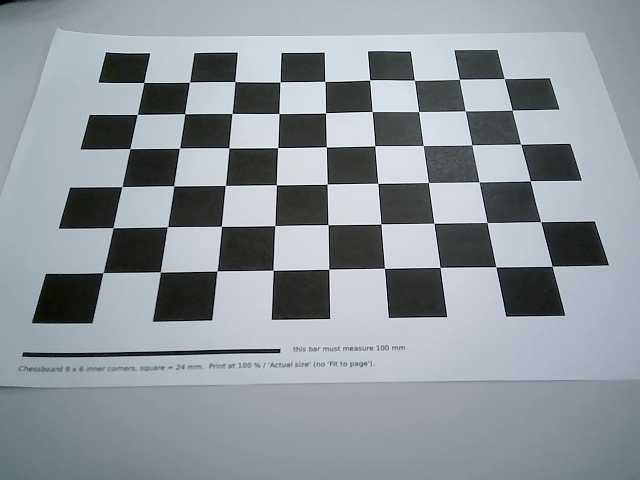
#> input picture problem11c/calib_images/img_01.png, 640 x 480 px
$ python -i vision.py   (imports and definitions only)
#> lines starting #> are read from the running program, lines starting #| are printed output that depends on the picture; after the words box and inside, x2 and y2 are one past the last pixel; in counts of white or black regions, pixels touching at a corner belong together
### problem11c/config.py
"""Problem 11c - all tunable parameters in one place.

Units: millimetres, degrees (converted to radians in code), seconds.
Everything marked CALIBRATE must be checked on the real robot before the
arm is allowed to touch the paper (see the usage notes in line_follower.py).
"""

import os

# ---------------------------------------------------------------------------
# Dynamixel bus (Annex C of the assignment)
# ---------------------------------------------------------------------------
PORT = "COM10"                 # CALIBRATE: port shown by Dynamixel Wizard
BAUDRATE = 1_000_000
PROTOCOL_VERSION = 1.0
DXL_IDS = (1, 2, 3, 4)        # joint 1..4
AX12A_MODEL_NUMBER = 12

# Path to the SDK shipped in this repository (used if dynamixel_sdk is not
# pip-installed).
def _find_sdk():
    """Look for 'Dynamixel Library/.../python/src' in this folder and its parents,
    so the project still works after being moved."""
    here = os.path.dirname(os.path.abspath(__file__))
    rel = os.path.join("Dynamixel Library", "MyRobot", "DynamixelSDK", "python", "src")
    d = here
    while True:
        cand = os.path.join(d, rel)
        if os.path.isdir(cand):
            return cand
        parent = os.path.dirname(d)
        if parent == d:
            return os.path.join(here, rel)          # not found: pip-installed dynamixel_sdk may still work
        d = parent
#> further down, picture is the input picture: shape (480, 640, 3); mean B, G, R 155, 149.4, 141.7


SDK_SRC_DIR = _find_sdk()

# Servo settings written at start-up
COMPLIANCE_MARGIN = 1         # ticks of dead band around the goal
COMPLIANCE_SLOPE = 32         # softer = smoother, 32 is the AX-12A default
PUNCH = 32
TORQUE_LIMIT = 1023           # 0..1023

# ---------------------------------------------------------------------------
# Joint <-> servo mapping
#   ticks = TICKS_CENTER + DIRECTION * (q_deg + OFFSET_DEG) / DEG_PER_TICK
# q = 0 is the DH zero pose of Figure 1 (arm straight up).
# ---------------------------------------------------------------------------
TICKS_CENTER = 512            # 150 deg on the AX-12A scale
DEG_PER_TICK = 300.0 / 1023.0
JOINT_DIRECTION = (1, 1, 1, 1)        # CALIBRATE: python calibrate_robot.py writes these
JOINT_OFFSET_DEG = (0, 0, 0, 0)  # CALIBRATE: (direction + straight-up offset)

# Software joint limits (DH angles, degrees). The AX-12A itself is +-150.
JOINT_LIMITS_DEG = ((-90, 90),
                    (-125, 125),
                    (-140, 140),
                    (-100.0, 85.0))   # joint 4: measured range -114.3..90.5 (calibrate_robot.py
                                      # step 1b, 2026-11-23) minus ~14/5 deg safety margin:
                                      # at -114 the servo pressed on its stop and did not move

LIMIT_TOLERANCE_DEG = 1.0     # a computed pose may exceed the limits above by this much (rounding)

# AX-12A moving speed: 1 unit = 0.111 rpm = 0.666 deg/s. 0 means "maximum",
# so the code never sends 0.
SPEED_UNIT_DEG_S = 0.111 * 6.0

# ---------------------------------------------------------------------------
# Geometry (Figure 1, DH table from Problem 1)
#   i  theta        d    a    alpha
#   1  q1           50   0    pi/2
#   2  q2 + pi/2    0    93   0
#   3  q3           0    93   0
#   4  q4           0    50   0
# ---------------------------------------------------------------------------
BASE_HEIGHT = 50.0
L2 = 93.0
L3 = 93.0
L4 = 50.0                     # CALIBRATE: real stylus length
CAMERA_OFFSET_F4 = (0.0, 0.0, 0.0)    # camera lens (frame 5 origin) expressed in frame 4
# ^ ASSUMED (not measured yet): lens at the end of the last link. Observed on
#   the robot: putting the frame 4 origin on the dot put the lens on the dot.
#   Figure 1 value was (-15.0, 45.0, 0.0). Measure: calibrate_robot.py --tool

# The STYLUS as a tool fixed to the last link: tip position and pointing
# direction expressed in frame 4. Frame 4 origin = 50 mm (L4) from the wrist
# axis along the last link; with the arm straight up: x4 = up, y4 = backward,
# z4 = robot's right. Figure 1 = tip at the frame 4 origin, pointing along x4.
# MEASURE YOUR ROBOT: python calibrate_robot.py --tool  (writes these values
# and CAMERA_OFFSET_F4 from a few ruler measurements).
TOOL_TIP_IN_F4 = (80.0, 0.0, 0.0)   # stylus tip 130 mm from the wrist axis (13 cm stylus, 2026-11-24) = 80 mm past frame 4 ...
TOOL_DIR_IN_F4 = (1.0, 0.0, 0.0)    # ... stylus pointing the same way as the lens
# (Figure 1 stylus would be TOOL_TIP_IN_F4 = (0, 0, 0), TOOL_DIR_IN_F4 = (1, 0, 0).)
# No stylus mounted yet? Run line_follower.py with --dry: the line is traced
# with the (imagined) stylus tip DRY_HOVER_MM above the paper and nothing touches.
DRY_HOVER_MM = 15.0

# Camera optical frame expressed in frame 5: the direction the lens looks
# (optical axis z_c), the image "right" (x_c) and image "down" (y_c) directions.
# Frame 5 = frame 4 orientation: x = along the stylus, y = in the arm plane,
# z = sideways. CALIBRATE: python calibrate_robot.py writes these three.
CAMERA_OPTICAL_AXIS_IN_F5 = (1, 0, 0)
CAMERA_IMAGE_RIGHT_IN_F5 = (0, 0, 1)    # image right = robot right (fixed 2026-11-23 from debug/view_01.png)
CAMERA_IMAGE_DOWN_IN_F5 = (0, -1, 0)    # image bottom = towards the robot
# Small tilt of the camera on its mount (deg, about the image right / down /
# optical axes). MEASURED: python line_follower.py --check-camera, then for 3-4
# marks: click, t, move the stylus onto the mark with w/a/s/d, g; then f.
CAMERA_FIX_DEG = (22.84, 0.96, 0.0)   # measured 2026-11-24 (roll -16 deg removed: it turned the sheet 15 deg)

# ---------------------------------------------------------------------------
# Camera
# ---------------------------------------------------------------------------
CAMERA_INDEX = 1              # CALIBRATE: 0 is usually the laptop webcam
FRAME_WIDTH = 640
FRAME_HEIGHT = 480
CAMERA_HFOV_DEG = 60.0        # used only if no calibration file exists
CALIBRATION_FILE = os.path.join(os.path.dirname(os.path.abspath(__file__)),
                                "camera_calibration.npz")
# Camera -> stylus correction measured with the stylus itself (line_follower.py
# --teach): applied to every locked line. Delete the file to switch it off.
CORRECTION_FILE = os.path.join(os.path.dirname(os.path.abspath(__file__)), "vision_correction.json")
FRAMES_TO_FLUSH = 2           # after a move, use only frames captured this many frames later
SETTLE_TIME_S = 0.6           # wait after a move before grabbing an image
LOOK_FRAMES = 4               # ... then keep the sharpest of this many fresh frames

# ---------------------------------------------------------------------------
# Work surface
# ---------------------------------------------------------------------------
PAPER_Z = 0.0                 # CALIBRATE: height of the paper in frame 0
PEN_DEPTH = 1.0               # press the stylus this far "into" the paper
HOVER_HEIGHT = 25.0           # approach height above the paper
A4_SIZE_MM = (210.0, 297.0)     # full A4
#A4_SIZE_MM = (105.0, 148.5)     # quarter A4 (A6)
#A4_SIZE_MM = (148.5, 210.0)      # half A4 (A5) - short side first
# Paper height. PROBE_PAPER: before following, the stylus is lowered onto the
# paper at the start dot until it touches; the measured height replaces PAPER_Z
# (accurate to ~1 mm, independent of the camera). ESTIMATE_PAPER_Z: estimate
# the height from the known sheet size in the images instead (assignment
# Hint 2) - noisier (~2-3 mm) and fooled by a wrong camera field of view.
PROBE_PAPER = True
PROBE_SPEED_MM_S = 5.0        # lowering speed while probing
PROBE_RANGE_MM = 35.0         # search this far below PAPER_Z for the paper
PROBE_TRIGGER_MM = 2.0        # contact = tip lags the command by this much more than in free air
ESTIMATE_PAPER_Z = False
PAPER_Z_MAX_CORRECTION_MM = 40.0
PAPER_Z_TOLERANCE_MM = 1.0

# ---------------------------------------------------------------------------
# Motion
# ---------------------------------------------------------------------------
CONTROL_HZ = 25.0             # streaming rate of set-points
JOINT_SPEED_DEG_S = 35.0      # peak joint speed for point-to-point moves
MIN_MOVE_TIME_S = 0.8
SPEED_HEADROOM = 1.3          # commanded servo speed / needed speed
MIN_SERVO_SPEED_DEG_S = 3.0   # never command slower than this: a heavily loaded AX-12A crawling at
                              # 0.7 deg/s sticks and slips (jitter), e.g. at the start of a move
SETTLE_SPEED_DEG_S = 15.0     # after the last set-point of a move the goal is sent again at this
                              # speed, so a joint that lags behind (gravity) settles quickly
SETTLE_TOL_DEG = 2.0          # plus the servo's own "Moving" flag must be clear
STUCK_ERROR_DEG = 10.0        # a joint this far from its goal ...
STUCK_TIME_S = 0.6            # ... that has not moved for this long is BLOCKED -> stop
SETTLE_TIMEOUT_S = 3.0
LINEAR_SPEED_MM_S = 15.0      # approach / retreat
FOLLOW_SPEED_MM_S = 12.0      # speed along the black line
FOLLOW_ACCEL_MM_S2 = 20.0
MAX_JOINT_STEP_DEG = 8.0      # larger jumps between samples => abort

# Stylus pitch (angle of x4 above the horizontal). -90 = pointing straight
# down. The first pitch for which the whole line is reachable is used.
FOLLOW_PITCHES_DEG = (-90, -85, -80, -75, -70, -65, -60)
# The stylus tip is 130 mm from the wrist axis, i.e. ~80 mm in front of the
# camera: tilted 30 deg from vertical the camera is still ~60 mm above the
# paper. Straight down the stylus reaches the paper 30-160 mm from the base,
# at -60 deg 44-240 mm. The first angle that reaches the whole line is used.

# ---------------------------------------------------------------------------
# Search for the A4 sheet (camera positions in frame 0)
# ---------------------------------------------------------------------------
OBSERVE_HEIGHT = 230.0        # max camera height above the paper. Straight down the arm
                              # reaches ~196 mm; tilted ~70-80 deg it reaches 225-239 mm and
                              # one view covers a whole half A4 (~200 x 285 mm or more)
MIN_OBSERVE_HEIGHT = 60.0     # ... lowered in 10 mm steps if unreachable. With the wrist
                              # limited to -10 deg the views end up ~80 mm high, ~50 deg down
OBSERVE_PITCH_DEG = -90.0     # camera looking straight down (preferred) ...
# ... and steeper-to-flatter fallbacks, used automatically when the preferred
# pose needs a joint (usually the wrist, joint 4) beyond JOINT_LIMITS_DEG.
OBSERVE_PITCHES_DEG = (-90.0, -80.0, -70.0, -60.0, -55.0, -50.0, -45.0, -40.0)
HOME_CAMERA_XY = (122.0, 0.0)  # table point the camera looks at first
SEARCH_CAMERA_RADII = (150.0, 105.0)
SEARCH_Q1_DEG = (-60, -40, -20, 0, 20, 40, 60)
PAPER_MIN_AREA_FRACTION = 0.02   # of the image, to count as "paper seen"
# Locking the line: if the first view cuts the line off, a camera pose is
# PLANNED whose single image holds every line point seen so far plus a guessed
# continuation beyond each cut end (usually a farther, flatter view).
LOCK_VIEW_MARGIN_PX = 32.0    # planned view: line centre / dot outline this far inside the image (12 px border + ink + slack)
LOCK_EXTEND_MM = 30.0         # guessed continuation of the line beyond a cut-off end
LOCK_MAX_VIEWS = 4            # planned views before giving up and combining the views
CAMERA_REACH_RADIUS = (70.0, 200.0)  # clip camera targets to this annulus

# ---------------------------------------------------------------------------
# Mapping (mosaic in frame 0 on the plane z = PAPER_Z)
# ---------------------------------------------------------------------------
GRID_RES_MM = 0.5
GRID_X_MM = (-60.0, 300.0)
GRID_Y_MM = (-260.0, 260.0)
IMAGE_BORDER_PX = 12          # ignore image borders (distortion, vignetting)
VIEW_OVERLAP = 0.70           # spacing of mapping views = overlap * footprint
MAX_MAP_VIEWS = 14

# ---------------------------------------------------------------------------
# Image processing
# ---------------------------------------------------------------------------
PAPER_MIN_VALUE = 130         # HSV V of white paper (0..255)
PAPER_MAX_SATURATION = 70     # HSV S of white paper (shaded paper reaches S 45 with this camera: the EDGES separate it from the table)
PAPER_RELATIVE_VALUE = 0.88   # paper threshold: Otsu (paper vs table, ink removed), at most this x paper brightness ...
PAPER_TABLE_CONTRAST = 18     # ... table and paper count as two groups if their brightness differs this much
PAPER_ONLY_RATIO = 0.75       # ... otherwise (only paper in view): this x paper brightness
PAPER_MIN_VALUE_FLOOR = 70    # ... but never darker than this
# Sheet found by its EDGES (robust to shading across the sheet):
PAPER_EDGE_CANNY = (20, 45)   # Canny thresholds on the blurred brightness: the sheet border is a sharp step
PAPER_LENIENT_RATIO = 0.55    # candidate paper: at least this x the paper brightness (excludes ink)
PAPER_SAME_RATIO = 0.88       # regions this bright relative to the brightest one are also sheet
BLACK_RATIO = 0.55            # dark = gray < BLACK_RATIO * paper brightness
BLACK_MAX_GRAY = 110
PAPER_EDGE_ERODE_MM = 2.0     # ignore shadows at the paper border
CUT_MARGIN_MM = 1.0           # a line end this close to the edge of the view = cut off
MIN_LINE_AREA_MM2 = 25.0
DOT_MIN_RADIUS_MM = 2.0       # start dot: radius at least this ...
DOT_LINE_RATIO = 1.4          # ... and this much thicker than the other end of the line
MIN_LINE_LENGTH_MM = 15.0     # shorter ink marks are not taken as the line
LINE_GAP_MM = 2.0             # gaps in the pen line up to this size are bridged
PATH_SMOOTH_MM = 3.0          # moving-average window along the line
PATH_STEP_MM = 1.5            # resampling distance along the line

### problem11c/vision.py
"""Computer vision for Problem 11c (OpenCV + NumPy).

Pipeline
  1. paper_mask():  white, unsaturated, largest blob = the A4 sheet (holes
                    filled so the black ink still counts as paper).
  2. dark_mask():   pixels much darker than the paper, inside the paper.
  3. Mosaic:        every image is re-projected onto the table plane
                    z = PAPER_Z in robot frame 0 (camera pose from forward
                    kinematics). Votes from several views are combined into a
                    top-down map with GRID_RES_MM resolution, so the line can
                    be larger than one camera view and everything is in mm.
  4. extract_line(): start dot = thickest black blob (distance transform),
                    line = skeleton of the black component, ordered by a
                    breadth-first search starting at the dot.
"""

import math
from collections import deque

import cv2
import numpy as np

import config as C


class VisionError(RuntimeError):
    """retry=False: looking at more of the paper will not help (e.g. the whole
    line is visible but no end of it looks like a start dot)."""

    def __init__(self, message, retry=True):
        super().__init__(message)
        self.retry = retry


# ---------------------------------------------------------------------------
# Single image
# ---------------------------------------------------------------------------
# [6 lines left out: function _largest_component, not called in this run]


def _convex_fill(mask):
    pts = cv2.findNonZero(mask)
    out = np.zeros_like(mask)
    if pts is not None and len(pts) >= 3:
        cv2.fillConvexPoly(out, cv2.convexHull(pts), 255)
    return out


# [23 lines left out: function paper_threshold, not called in this run]


def _paper_mask_edges(frame, hsv):
    """Sheet = the bright region enclosed by SHARP brightness edges.

    Shading across the sheet (one side 25 % darker than the other) can make
    paper as dark as the table, so no brightness threshold separates them.
    But the sheet border is a sudden step in brightness, while shading changes
    slowly. Canny edges (blurred image) mark the border; the low-saturation,
    not-too-dark pixels are split into regions along those edges, and the
    brightest large region - plus other large regions almost as bright (parts
    of the sheet separated by the black line) - is the sheet."""
    V, S = hsv[..., 2], hsv[..., 1]
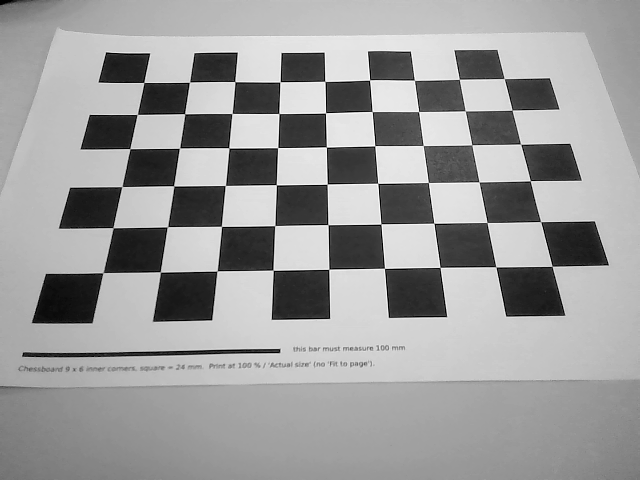
#> V: shape (480, 640); min 0, max 255, mean 155.4
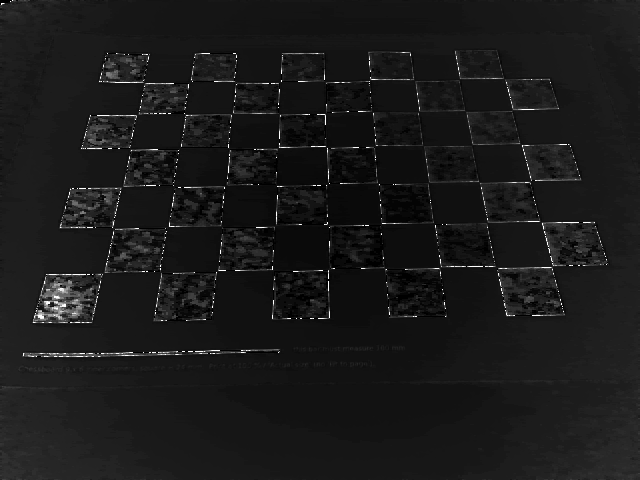
#> S: shape (480, 640); min 0, max 255, mean 25.8
    low = S <= C.PAPER_MAX_SATURATION
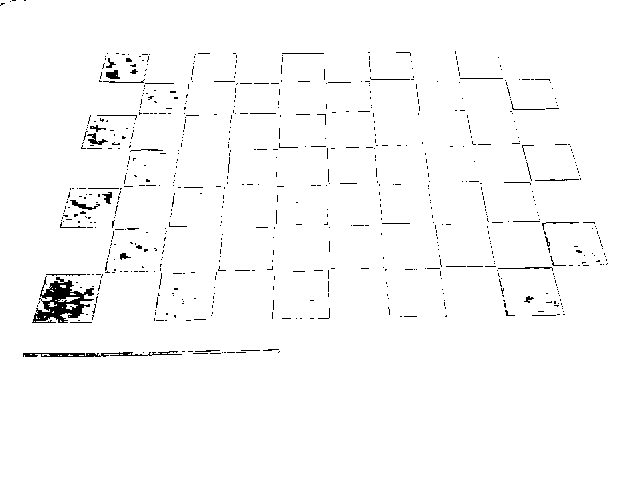
#> low: shape (480, 640) bool; 98.1% white; black in thin lines or dots, all inside (x1, y1, x2, y2) = (0, 0, 608, 357)
    if np.count_nonzero(low) < 100:
        return None
    bright = float(np.percentile(V[low], 95))
#> bright = 226
    cand = low & (V >= max(C.PAPER_MIN_VALUE_FLOOR, C.PAPER_LENIENT_RATIO * bright))
#> cand: shape (480, 640) bool; 76.9% white; 114 black regions (88 under 20 px), largest, box (x1, y1, x2, y2) and area: (329, 223, 496, 318) 7556, (327, 146, 479, 224) 5707, (226, 114, 328, 226) 5496
    edges = cv2.Canny(cv2.GaussianBlur(V, (5, 5), 0), *C.PAPER_EDGE_CANNY)
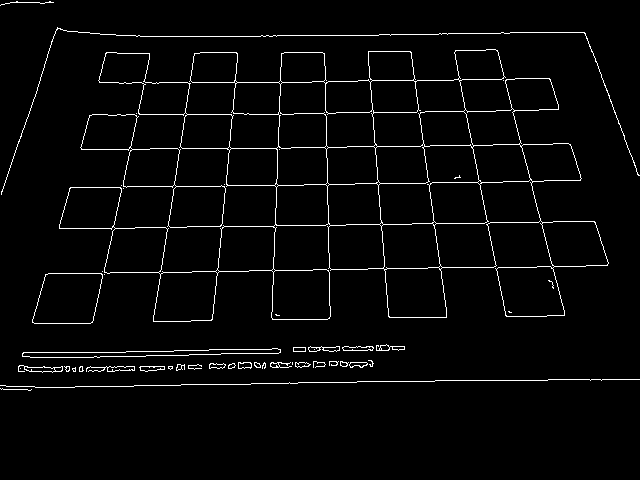
#> edges: shape (480, 640); 3% white in thin lines or dots, all inside (x1, y1, x2, y2) = (0, 1, 640, 391)
    free = (cand & (cv2.dilate(edges, np.ones((3, 3), np.uint8)) == 0)).astype(np.uint8)
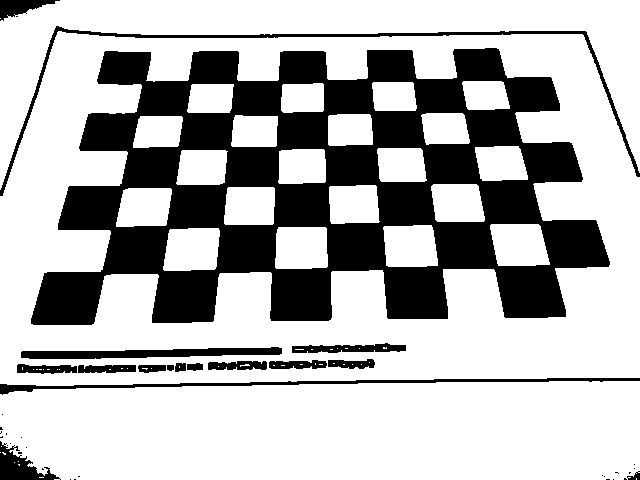
#> free: shape (480, 640); values 0 (black) and 1 (white), 70.8% white; 41 black regions (24 under 20 px), largest, box (x1, y1, x2, y2) and area: (31, 48, 610, 325) 77958, (0, 26, 640, 196) 2813, (0, 378, 640, 395) 2091
    n, lab, st, _ = cv2.connectedComponentsWithStats(free, 4)
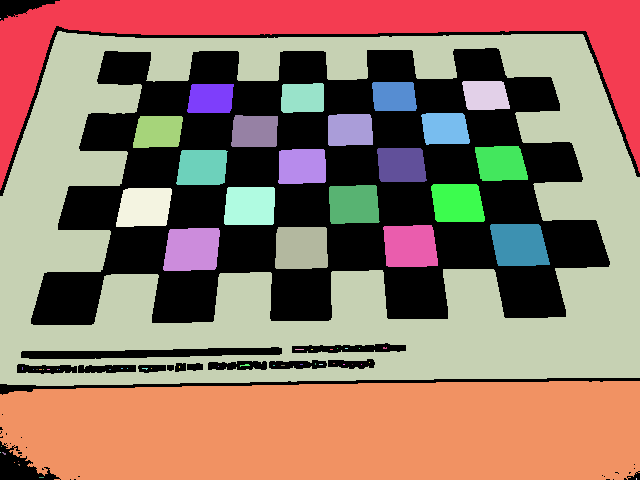
#> lab: shape (480, 640) int32; 66 distinct labels, from 0 to 65; one colour per label, 0 black
#> n = 66; st = 66 rows, first 6: [0, 0, 640, 480, 89787], [0, 0, 640, 190, 28527], [0, 18, 1, 1, 1], [0, 31, 640, 355, 96101], [462, 81, 48, 29, 1219], [281, 83, 43, 30, 1208]
    big = [i for i in range(1, n) if st[i, cv2.CC_STAT_AREA] >= 0.005 * free.size]
#> big = [1, 3, 12, 13, 14, 15, 16, 17, 18, 19, 20, 21, 22, 23, 57]
    if not big:
        return None
    med = {i: float(np.median(V[lab == i])) for i in big}
#> med = 15 items
    top = max(big, key=lambda i: med[i] * st[i, cv2.CC_STAT_AREA] ** 0.25)
#> top = 3
    keep = [i for i in big if med[i] >= C.PAPER_SAME_RATIO * med[top]]
#> keep = [3, 12, 13, 14, 15, 16, 17, 18, 19, 20, 21, 22, 23]
    return np.isin(lab, keep).astype(np.uint8) * 255
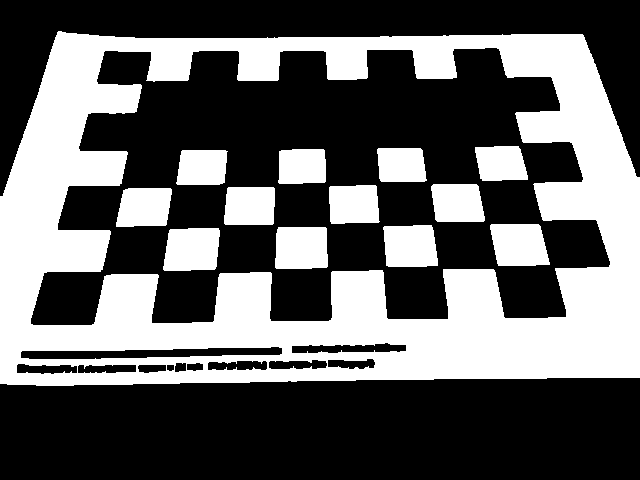
#> returned value: shape (480, 640); 38.6% white; 13 white regions, largest, box (x1, y1, x2, y2) and area: (0, 31, 640, 386) 96101, (163, 228, 220, 271) 2197, (490, 224, 550, 266) 2155


def paper_mask(frame):
    """Mask of the A4 sheet in the image and its area fraction.

    The sheet region comes from _paper_mask_edges() (robust to shading); if
    that finds nothing, from a brightness threshold (paper_threshold). A thick
    pen line or a crease cuts the white area into pieces, so dark gaps up to
    ~5 % of the image width are bridged, then all large white pieces are kept
    and their convex hull is used (the sheet is a rectangle, which stays
    convex in a perspective image).
    """
    hsv = cv2.cvtColor(frame, cv2.COLOR_BGR2HSV)
    white = _paper_mask_edges(frame, hsv)
    if white is None:
        white = cv2.inRange(hsv, (0, 0, paper_threshold(hsv)), (180, C.PAPER_MAX_SATURATION, 255))
    white = cv2.morphologyEx(white, cv2.MORPH_OPEN, np.ones((5, 5), np.uint8))
#> white: shape (480, 640); 38.5% white; 13 white regions, largest, box (x1, y1, x2, y2) and area: (0, 32, 640, 386) 95895, (164, 228, 220, 271) 2193, (490, 224, 549, 266) 2152
    k = max(15, int(0.05 * frame.shape[1]) | 1)
#> (the rest of the program and of its run is left out)
